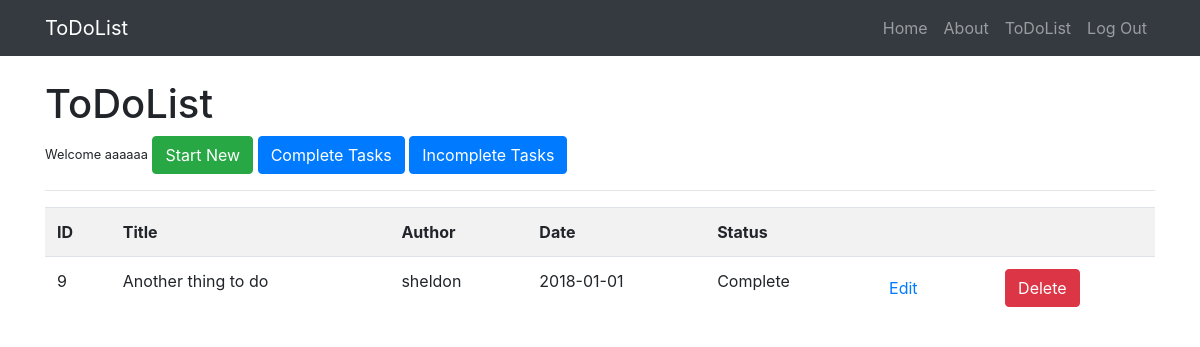
/complete (signed in), run on an earlier commit of the app's database.
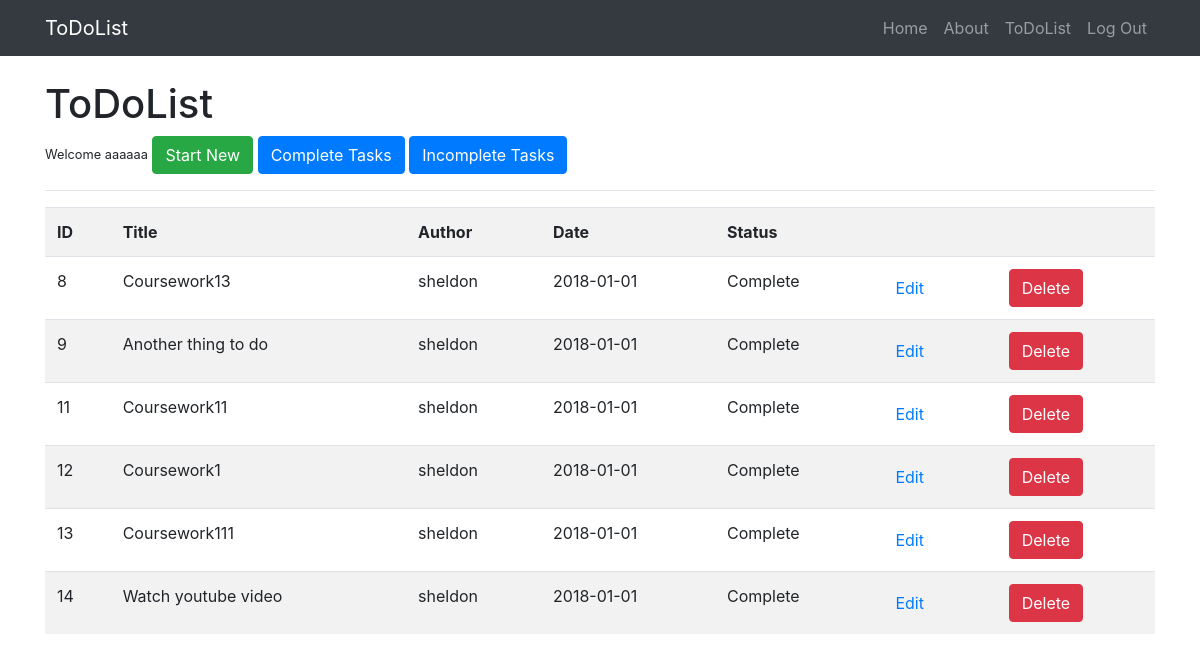
And on a later commit of the database.
### app.py (models this page shows)
class Todo(db.Model):
	id = db.Column(db.Integer, primary_key=True)
	title = db.Column(db.String(200),nullable=False)
	body = db.Column(db.String(300),nullable=False)
	complete = db.Column(db.Boolean)
	date = db.Column(db.Date,nullable=False)
	author = db.Column(db.String(100))

### app.py (the view)
@app.route('/complete')
@is_logged_in
def complete():
	items = Todo.query.filter_by(complete=True).all()
	if items != None:
		return render_template("complete.html",items=items)
	else:
		msg = 'No Items found'
		return render_template('complete.html', msg=msg)

### app.py (called while the page is built)
def is_logged_in(f):
	@wraps(f)
	def wrap(*args, **kwargs):
		if 'logged_in' in session:
			return f(*args, **kwargs)
		else:
			flash('Unauthorized, Please login', 'danger')
			return redirect(url_for('login'))
	return wrap

### templates/complete.html (shortened to what this page needs)
{% extends 'layout.html' %}
{% block body %}
	<h1>ToDoList</h1>
	<small>Welcome {{session.username}}</small>
	<a class="btn btn-success" href="/add_item">Start New</a>
	<a class="btn btn-primary" href="/complete">Complete Tasks</a>
	<a class="btn btn-primary" href="/incomplete">Incomplete Tasks</a>
	<hr>
	<table class="table table-striped">
		<tr>
			<th>ID</th>
			<th>Title</th>
			<th>Author</th>
			<th>Date</th>
			<th>Status</th>
			<th></th>
			<th></th>
		</tr>
		{% for item in items %}
			<tr>
				<td>{{item.id}}</td>
				<td>{{item.title}}</td>
				<td>{{item.author}}</td>
				<td>{{item.date}}</td>
				{% if item.complete == True %}
				<td>Complete</td>
				{% else %}
				<td>Incomplete</td>
				{% endif %}
				<td><a class="btn btn-default pull-right" href="/edit_item/{{item.id}}">Edit</a></td>
				<td>
					<form class="" action="{{url_for('delete_item', id=item.id)}}" method="post">
						<input type="submit" value="Delete" class="btn btn-danger">
					</form>
				</td>
			</tr>
		{% endfor %}
	</table>
{% endblock %}

What changed in the data, as far as the page shows it:
now on this page (row edited): Todo: id "8", title "Coursework13", author "sheldon", date "2018-01-01", complete "Complete"
now on this page (row edited): Todo: id "11", title "Coursework11", author "sheldon", date "2018-01-01", complete "Complete"
now on this page (row edited): Todo: id "12", title "Coursework1", author "sheldon", date "2018-01-01", complete "Complete"
now on this page (row edited): Todo: id "13", title "Coursework111", author "sheldon", date "2018-01-01", complete "Complete"
now on this page (row edited): Todo: id "14", title "Watch youtube video", author "sheldon", date "2018-01-01", complete "Complete"
